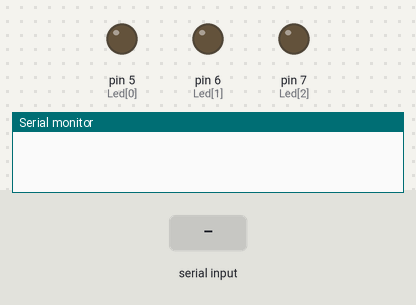
Recording of a sketch running on a simulated Arduino Uno, built with avr-gcc and run on an emulated ATmega328P. Parts: output pins drawn as LEDs (lit = HIGH), the last lines printed to the serial monitor. Dashed ring = blinking. The inputs (shaded band) are chosen by the test bench.

Above: at 1.2 s.
1.3 s: "2" received over Serial
At 1.7 s:
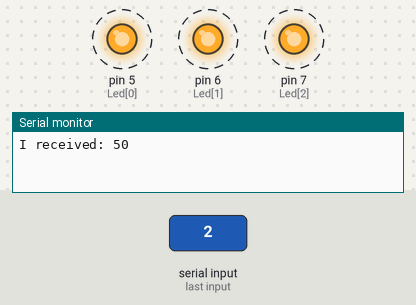
Timing chart, 0 to 4.3 s (numbered marks = the images above; inputs shaded):
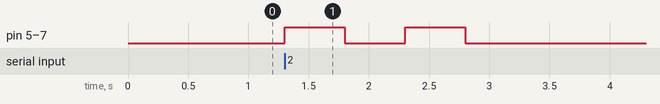

The sketch:

Devboard_1.ino
```cpp
int incomingByte = 0; // for incoming serial data
int Led [3] = {5,6,7};

void Led_bright() {
  for ( int i = 0; i < 3; i++){
      digitalWrite(Led[i], HIGH);
        if(i==2){
          delay(500);
          for ( int i = 0; i < 3; i++){
            digitalWrite(Led[i], LOW);
          }
        }
  }
}

void setup() {
  Serial.begin(9600); // opens serial port, sets data rate to 9600 bps
  for (int i = 0; i < 3; i++){
    pinMode(Led[i], OUTPUT);
  }
}

void loop() {
  // send data only when you receive data:
  if (Serial.available() > 0) {
    // read the incoming byte:
    incomingByte = Serial.read();

    // say what you got:
    Serial.print("I received: ");
    Serial.println(incomingByte, DEC);
    if (incomingByte == 49){
      Led_bright();
    }else if(incomingByte == 50){
      Led_bright();
      delay(500);
      Led_bright();
    }else{
      for ( int i = 0; i < 3; i++){
      digitalWrite(Led[i], LOW);
      }
    }
  }
}
```

Measured:
- after the input at 1.3 s, pin 5 (Led[0]), pin 6 (Led[1]), pin 7 (Led[2]): alternates HIGH for 0.50 s and LOW for 0.50 s, 4 changes in all, then stays LOW, starting at once
